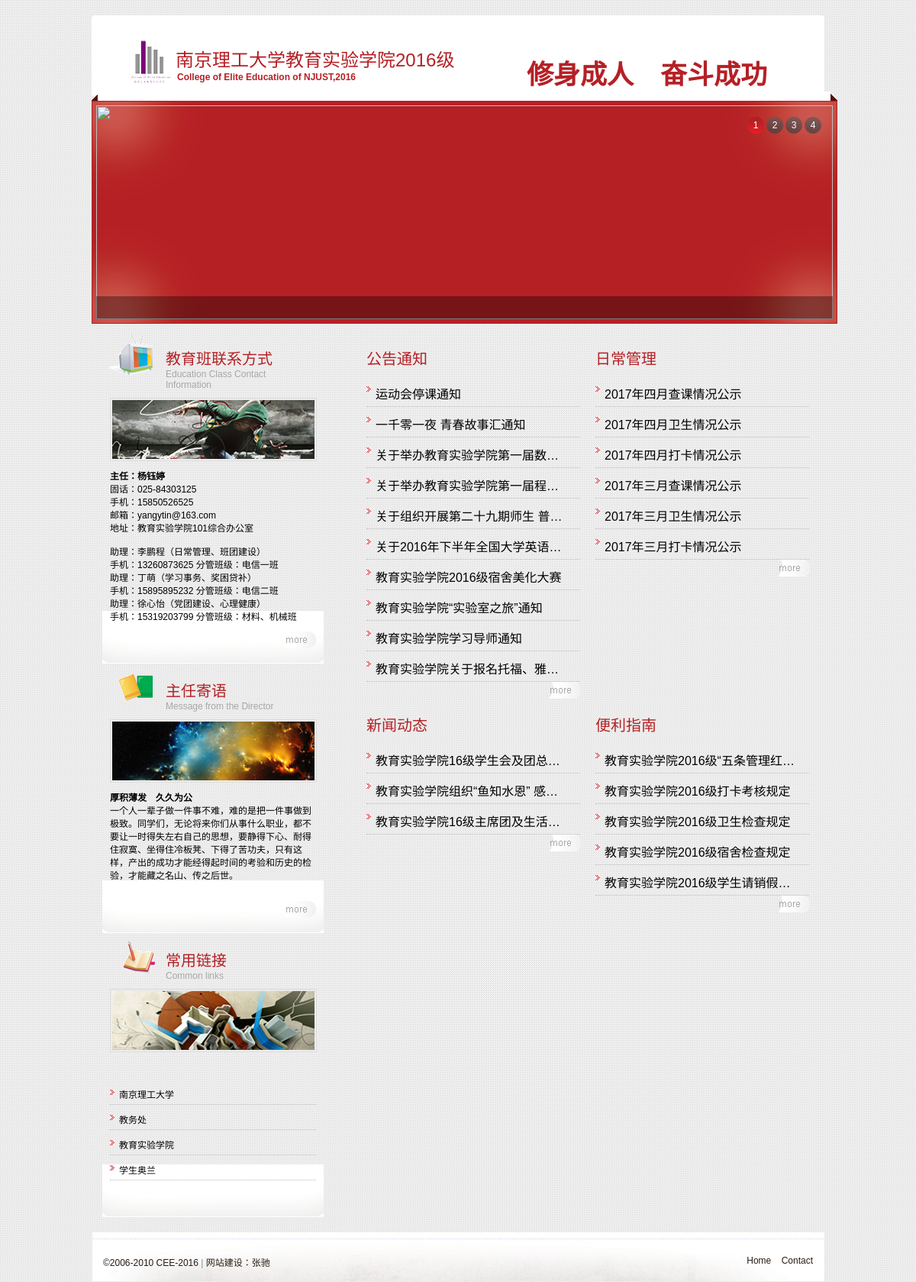
The page / on the database its author committed.
### app/modles.py (models this page shows)
class Post(db.Model):
	__tablename__ = 'posts'
	id = db.Column(db.Integer,primary_key=True)
	title = db.Column(db.Text)
	body = db.Column(db.Text)
	timestamp = db.Column(db.DateTime,index=True,default=datetime.utcnow)
	classify_id = db.Column(db.Integer,db.ForeignKey('articles.id'))
	author_id = db.Column(db.Integer,db.ForeignKey('users.id'))
	ifenclosure = db.Column(db.Boolean,default=False)
	enclosure = db.Column(db.Text)
	enclosurestore = db.Column(db.Text)

### app/main/views.py (the view)
@main.route('/')
def index():
	posts = Post.query.filter_by(classify_id=3).order_by(Post.timestamp.desc()).limit(15)
	news = Post.query.filter_by(classify_id=2).order_by(Post.timestamp.desc()).limit(15)
	essays = Post.query.filter_by(classify_id=1).order_by(Post.timestamp.desc()).limit(11)
	writings = Post.query.filter_by(classify_id=4).order_by(Post.timestamp.desc()).limit(11)
	return render_template('index.html',posts = posts,news=news,essays=essays,writings=writings)

### app/auth/views.py (called while the page is built)
@auth.before_app_request
def before_requeset():
	if current_user.is_authenticated:
		current_user.ping()
		if not current_user.confirmed and request.endpoint[:5] != 'auth.':
			return redirect(url_for('auth.unconfirmed'))

### app/main/__init__.py (called while the page is built)
@main.app_context_processor
def inject_permissions():
	return dict(Permission=Permission)

### app/modles.py (called while the page is built)
	def is_administrator(self):
		return False

### app/templates/index.html (shortened to what this page needs)
{% extends "bases.html" %}
{% block body %}
{{ super() }}
<div class="middle_banner">
<div class="featured_slider">
         <div id="featured_border" class="jcarousel-container">
            <div id="featured_wrapper" class="jcarousel-clip">
               <ul id="featured_images" class="jcarousel-list">
                  <li><img src="static/images/cee16/slide_photo.jpg" width="965" height="280" alt="" /></li>
               </ul>
            </div>
            <div id="featured_positioner_desc" class="jcarousel-container">
               <div id="featured_wrapper_desc" class="jcarousel-clip">
                  <ul id="featured_desc" class="jcarousel-list">
                     <li>
                        <div>
                           <p>
                           </p>
                        </div>
                     </li>
               </div>
            </div>
            <ul id="featured_buttons" class="clear_fix">
               <li>1</li>
               <li>2</li>
               <li>3</li>
               <li>4</li>
            </ul>
         </div>
</div>
        </div>
        <div class="center_content">
        <div class="home_section_left">
            <img src="static/images/icon1.gif" alt="" title="" class="home_section_icon" border="0">
                <h2 class="home_title">教育班联系方式</h2>
                <div class="home_subtitle">Education Class Contact Information</div>
                <div class="home_section_thumb">
                <img src="static/images/home_section_thumb1.jpg" alt="" title="" border="0">
                </div>
                <p><span>主任：杨钰婷</span><br>
                固话：025-84303125<br>手机：15850526525<br>邮箱：yangytin@163.com<br>地址：教育实验学院101综合办公室
                <br> <br>
                助理：李鹏程（日常管理、班团建设）<br>手机：13260873625 分管班级：电信一班<br>
		助理：丁萌（学习事务、奖困贷补）<br>手机：15895895232 分管班级：电信二班<br>
		助理：徐心怡（党团建设、心理健康）<br>手机：15319203799 分管班级：材料、机械班<br>
                </p>
                <a href="" class="more"><img src="static/images/more.gif" alt="" title="" border="0"></a>
        </div>
	<div class="right_block">
        <h2>日常管理</h2>
                <div class="home_news">
                {% for post in posts %}
		<a href="{{ url_for('main.page',pageid=post.id) }}"><font size="+0.5">
		<div style="width:250px; text-overflow:ellipsis; white-space:nowrap; overflow:hidden;">{{ post.title }}
		</div></font></a>
		{% endfor %}
                </div>
                <a href="{{ url_for('main.posts',page=post) }}')" class="more"><img src="static/images/more.gif" alt="" title="" border="0"></a>
            </div>
            <div class="right_block">
            	<h2>公告通知</h2>
                <div class="home_news">
		{% for post in news %}
		<a href="{{ url_for('main.page',pageid=post.id) }}"><font size="+0.5">
		<div style="width:250px; text-overflow:ellipsis; white-space:nowrap; overflow:hidden;">{{ post.title }}
		</div></font></a>
		{% endfor %}
		</div>
                <a href="{{ url_for('main.news',page=post) }}')" class="more"><img src="static/images/more.gif" alt="" title="" border="0"></a>
            </div>
        <div class="home_section_left">
            <img src="static/images/icon2.gif" alt="" title="" class="home_section_icon" border="0">
                <h2 class="home_title">主任寄语</h2>
                <div class="home_subtitle">Message from the Director</div>
                <div class="home_section_thumb">
                <img src="static/images/home_section_thumb2.jpg" alt="" title="" border="0">
                </div>
                <p><span>厚积薄发　久久为公</span><br>
                一个人一辈子做一件事不难，难的是把一件事做到极致。同学们，无论将来你们从事什么职业，都不要让一时得失左右自己的思想，要静得下心、耐得住寂寞、坐得住冷板凳、下得了苦功夫，只有这样，产出的成功才能经得起时间的考验和历史的检验，才能藏之名山、传之后世。
                <br> <br>
                </p>
                <a href="" class="more"><img src="static/images/more.gif" alt="" title="" border="0"></a>
        </div>
        <div class="right_block">
        <h2>便利指南</h2>
                <div class="home_news">
                {% for post in essays %}
		<a href="{{ url_for('main.page',pageid=post.id) }}"><font size="+0.5">
		<div style="width:250px; text-overflow:ellipsis; white-space:nowrap; overflow:hidden;">{{ post.title }}
		</div></font></a>
		{% endfor %}
                </div>
                <a href="{{ url_for('main.essays',page=post) }}')" class="more"><img src="static/images/more.gif" alt="" title="" border="0"></a>
            </div>
            <div class="right_block">
            	<h2>新闻动态</h2>
                <div class="home_news">
		{% for post in writings %}
		<a href="{{ url_for('main.page',pageid=post.id) }}"><font size="+0.5">
		<div style="width:250px; text-overflow:ellipsis; white-space:nowrap; overflow:hidden;">{{ post.title }}
		</div></font></a>
		{% endfor %}
		</div>
                <a href="{{ url_for('main.writings',page=post) }}')" class="more"><img src="static/images/more.gif" alt="" title="" border="0"></a>
            </div>
        <div class="home_section_left">
            <img src="static/images/icon3.gif" alt="" title="" class="home_section_icon" border="0">
                <h2 class="home_title">常用链接</h2>
                <div class="home_subtitle">Common links</div>
                <div class="home_section_thumb">
                <img src="static/images/home_section_thumb3.jpg" alt="" title="" border="0">
                </div>
                <p><br>
		<div class="home_news">
                <a href="http://www.njust.edu.cn/">南京理工大学</a>
		<a href="http://jwc.njust.edu.cn/">教务处</a>
		<a href="http://cee.njust.edu.cn/">教育实验学院</a>
		<a href="http://202.119.81.175:866">学生奥兰</a>
		</div>
                <br> <br>
        </div>
        </div>
        <div class="footer">
        	<div class="copyright"><a href="/" target="_blank">©2006-2010 CEE-2016</a> | <a href="/" target="_blank">网站建设：张驰</a></div>
        	<div class="footer_links">
                <a class="current" href="index.html" title="">Home</a>
                <a href="#" title="">Contact</a>
            </div>
        </div>
    </div>
</div>
{% endblock %}

### app/static/style.css (style rules this page uses)
body { background:url(images/bg.gif) repeat; margin:0px; padding:0px; font-size:12px; font-family:Arial, Helvetica, sans-serif; color:#000; }
h2 { padding:0px 0 10px 0; margin:0px; color:#B52025; font-size:20px; font-weight:normal; }
.middle_banner { width:977px; height:304px; background:url(images/middle_banner_bg.gif) no-repeat center; }
.featured_slider { width:965px; margin:auto; float:left; margin:18px 0 0 6px; }
ul, li { padding:0px; margin:0px; list-style:none; }
#featured_border { position: relative; border: none; padding:0px; height:280px; margin: 0px; }
#featured_wrapper { position: relative; width: 100%; height: 100%; overflow: hidden; }
#featured_images { position: absolute; left: 0; top: 0; }
#featured_images li { float: left; }
#featured_positioner_desc { width:965px; height: 280px; position: absolute; top: 0px; left: 0px; }
#featured_wrapper_desc { width: 100%; height:280px; position: relative; overflow: hidden; }
#featured_desc { position: absolute; left: 0; bottom: 0; padding:0px; margin:0px; }
#featured_desc li { width: 965px; float: left;padding:0px; margin:0px; }
#featured_desc li div { margin:0px 0 0px 0px; padding:10px; width:945px; background: url(images/featured-desc-bg.png); }
#featured_desc li p { color:#FFFFFF; font-size:12px; padding:0px 0 10px 0; margin:0px; line-height:18px; }
#featured_buttons { position: absolute; top: 15px; right: 15px; width: auto; padding:0; list-style:none; }
#featured_buttons li { width: 22px; height: 22px; background: url(images/featured-button-off.png); float: left; margin-left: 3px; text-align:center; font-size:12px; color:#FFFFFF; line-height:22px; cursor: pointer; }
#featured_buttons li.clicked { background: url(images/featured-button-on.png); }
.center_content { width:960px; clear:both; margin:auto; padding:10px 0 20px 0; }
.home_section_left { width:270px; height:auto; float:left; margin:0 14px 0 14px; padding:0 10px 20px 10px; background:url(images/home_block_bg.gif) no-repeat center bottom; }
.home_section_left p { clear:both; }
.home_section_left p span { font-weight:bold; }
img.home_section_icon { width:63px; float:left; }
h2.home_title { width:190px; float:left; font-size:20px; padding:20px 0 0px 10px; margin:0px; color:#B52025; }
.home_subtitle { width:190px; float:left;padding:0px 0 0px 10px; font-size:12px; color:#a7a7a7; }
.home_section_thumb { float:left; clear:both; padding:2px; text-align:center;margin:10px 0 10px 0; border:1px #dcdcdc solid; }
a.more { float:right; }
.right_block { height:450px; width:280px; float:right; padding:20px 20px 10px 0; }
.home_news a { font-size:12px; color:#000000; text-decoration:none; border-bottom:1px #bcbcbc dotted; padding:10px 0 5px 12px; display:block; background:url(images/arrow.gif) no-repeat left top; background-position: 0px 13px; }
.footer { clear:both; width:960px; margin:auto; background:url(images/footer_bg.jpg) no-repeat center; height:65px; }
.copyright { float:left; padding:30px 0 0 15px; color:#6996c0; }
.copyright a { color: #2A1C11; text-decoration:none; }
.footer_links { float:right; padding:30px 15px 0 0; }
.footer_links a { text-decoration:none; color: #2A1C11; padding-left:10px; }

### rows shown on the page
Post: title "2017年四月查课情况公示"
Post: title "2017年四月卫生情况公示"
Post: title "2017年四月打卡情况公示"
Post: title "2017年三月查课情况公示"
Post: title "2017年三月卫生情况公示"
Post: title "2017年三月打卡情况公示"
Post: title "运动会停课通知"
Post: title "一千零一夜 青春故事汇通知"
Post: title "关于举办教育实验学院第一届数…"
Post: title "关于举办教育实验学院第一届程…"
Post: title "关于组织开展第二十九期师生 普…"
Post: title "关于2016年下半年全国大学英语…"
Post: title "教育实验学院2016级宿舍美化大赛"
Post: title "教育实验学院“实验室之旅”通知"
Post: title "教育实验学院学习导师通知"
Post: title "教育实验学院关于报名托福、雅…"
Post: title "教育实验学院2016级“五条管理红…"
Post: title "教育实验学院2016级打卡考核规定"
Post: title "教育实验学院2016级卫生检查规定"
Post: title "教育实验学院2016级宿舍检查规定"
Post: title "教育实验学院2016级学生请销假…"
Post: title "教育实验学院16级学生会及团总…"
Post: title "教育实验学院组织“鱼知水恩” 感…"
Post: title "教育实验学院16级主席团及生活…"
